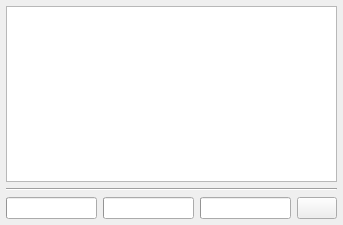
<?xml version="1.0" encoding="UTF-8"?>
<ui version="4.0">
 <class>UpdateDialog</class>
 <widget class="QDialog" name="UpdateDialog">
  <property name="windowModality">
   <enum>Qt::WindowModal</enum>
  </property>
  <property name="geometry">
   <rect>
    <x>0</x>
    <y>0</y>
    <width>335</width>
    <height>225</height>
   </rect>
  </property>
  <property name="windowTitle">
   <string>Updating...</string>
  </property>
  <property name="windowIcon">
   <iconset resource="icons.qrc">
    <normaloff>:/Icons/refresh.png</normaloff>:/Icons/refresh.png</iconset>
  </property>
  <property name="modal">
   <bool>true</bool>
  </property>
  <layout class="QVBoxLayout" name="verticalLayout" stretch="0,0,1">
   <property name="leftMargin">
    <number>6</number>
   </property>
   <property name="topMargin">
    <number>6</number>
   </property>
   <property name="rightMargin">
    <number>6</number>
   </property>
   <property name="bottomMargin">
    <number>6</number>
   </property>
   <item>
    <widget class="QTreeWidget" name="treeWidget">
     <property name="focusPolicy">
      <enum>Qt::NoFocus</enum>
     </property>
     <property name="editTriggers">
      <set>QAbstractItemView::NoEditTriggers</set>
     </property>
     <property name="verticalScrollMode">
      <enum>QAbstractItemView::ScrollPerPixel</enum>
     </property>
     <property name="rootIsDecorated">
      <bool>false</bool>
     </property>
     <property name="itemsExpandable">
      <bool>false</bool>
     </property>
     <attribute name="headerVisible">
      <bool>false</bool>
     </attribute>
     <column>
      <property name="text">
       <string notr="true">1</string>
      </property>
     </column>
    </widget>
   </item>
   <item>
    <widget class="Line" name="line">
     <property name="orientation">
      <enum>Qt::Horizontal</enum>
     </property>
    </widget>
   </item>
   <item>
    <widget class="QFrame" name="frame">
     <property name="maximumSize">
      <size>
       <width>16777215</width>
       <height>42</height>
      </size>
     </property>
     <property name="frameShape">
      <enum>QFrame::NoFrame</enum>
     </property>
     <property name="frameShadow">
      <enum>QFrame::Raised</enum>
     </property>
     <layout class="QHBoxLayout" name="horizontalLayout">
      <property name="leftMargin">
       <number>0</number>
      </property>
      <property name="topMargin">
       <number>0</number>
      </property>
      <property name="rightMargin">
       <number>0</number>
      </property>
      <property name="bottomMargin">
       <number>0</number>
      </property>
      <item>
       <widget class="QProgressBar" name="progressBar_downloading">
        <property name="whatsThis">
         <string>Download progress</string>
        </property>
        <property name="value">
         <number>0</number>
        </property>
        <property name="textVisible">
         <bool>false</bool>
        </property>
       </widget>
      </item>
      <item>
       <widget class="QProgressBar" name="progressBar_testing">
        <property name="whatsThis">
         <string>Test progress</string>
        </property>
        <property name="value">
         <number>0</number>
        </property>
        <property name="textVisible">
         <bool>false</bool>
        </property>
       </widget>
      </item>
      <item>
       <widget class="QProgressBar" name="progressBar_unpacking">
        <property name="whatsThis">
         <string>Unpack progress</string>
        </property>
        <property name="value">
         <number>0</number>
        </property>
        <property name="textVisible">
         <bool>false</bool>
        </property>
       </widget>
      </item>
      <item>
       <widget class="QPushButton" name="cancelButton">
        <property name="maximumSize">
         <size>
          <width>40</width>
          <height>40</height>
         </size>
        </property>
        <property name="focusPolicy">
         <enum>Qt::NoFocus</enum>
        </property>
        <property name="icon">
         <iconset resource="icons.qrc">
          <normaloff>:/Icons/cancel.png</normaloff>:/Icons/cancel.png</iconset>
        </property>
        <property name="iconSize">
         <size>
          <width>32</width>
          <height>32</height>
         </size>
        </property>
       </widget>
      </item>
     </layout>
    </widget>
   </item>
  </layout>
 </widget>
 <resources>
  <include location="icons.qrc"/>
 </resources>
 <connections/>
</ui>
